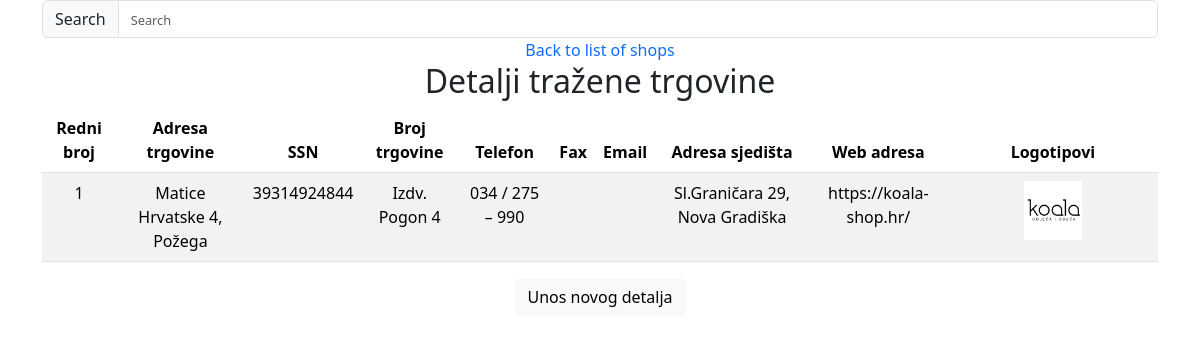
Page /shop_detail.php?shop_name=T.O. Koala Vl. M.Jelic on the committed database.
### tables this page shows
CREATE TABLE `shop_detail` (
  `id` int(11) NOT NULL,
  `shop_name` varchar(255) DEFAULT NULL,
  `address` varchar(255) DEFAULT NULL,
  `ssn` varchar(11) DEFAULT NULL,
  `shop number` varchar(255) DEFAULT NULL,
  `telephone` varchar(255) DEFAULT NULL,
  `fax` varchar(255) DEFAULT NULL,
  `email` varchar(255) DEFAULT NULL,
  `hq_address` varchar(255) DEFAULT NULL,
  `web_page` varchar(255) DEFAULT NULL
);

CREATE TABLE `shop_logo` (
  `id` int(11) NOT NULL,
  `shop_name` varchar(255) NOT NULL,
  `logo1_url` varchar(255) NOT NULL,
  `logo2_url` varchar(255) NOT NULL
);

### dbconn.php (called while the page is built, shortened)
<?php
class DatabaseConnection{
    public $dbconn;
    public function setDbconn( $dbconn) {$this->dbconn = $dbconn;}
	public function getDbconn() {return $this->dbconn;}
}
?>

### shop.php (called while the page is built, shortened)
<?php
include("dbconn.php");
class Shop{
    public $shop_name;
    function __construct($shop_name)
    {
        $this->shop_name=$shop_name;
    }
    function get_shop_name(){
        return $this->shop_name;
    }
    function __destruct()
    {
        $this->shop_name="";
    }
}
?>

### shop_details.php (the view, shortened to what this page needs)
<?php
include("shop.php");
class ShopDetails extends Shop{
private $id;
 public $address;
 private $ssn;
 public $shop_number;
 public $telephone;
 public $fax;
 public $email;
 public $hq_address;
 public $web_page;
 function __construct($id,$shop_name,$address,$ssn,$shop_number,$telephone,$fax,$email,$hq_address,$web_page)
 {
    $this->id=$id;
     $this->address=$address;
     $this->ssn=$ssn;
     $this->shop_number=$shop_number;
     $this->telephone=$telephone;
     $this->fax=$fax;
     $this->email=$email;
     $this->hq_address=$hq_address;
     $this->web_page=$web_page;
 }
 function __destruct()
    {
        $this->address="";
        $this->ssn="";
        $this->shop_number="";
        $this->telephone="";
        $this->fax="";
        $this->email="";
        $this->hq_address="";
        $this->web_page="";
    }
public function getAddress() {return $this->address;}
	public function getSsn() {return $this->ssn;}
	public function getShopNumber() {return $this->shop_number;}
	public function getTelephone() {return $this->telephone;}
	public function getFax() {return $this->fax;}
	public function getEmail() {return $this->email;}
	public function getHqAddress() {return $this->hq_address;}
	public function getWebPage() {return $this->web_page;}
   public function getId() {return $this->id;}
public function setId( $id): void {$this->id = $id++;}
	public function print_table_data(){
        echo "<td>".$this->getId()."</td>";
		echo "<td>".$this->getAddress()."</td>";
        echo "<td>".$this->getSsn()."</td>";
        echo "<td>".$this->getShopNumber()."</td>";
        echo "<td>".$this->getTelephone()."</td>";
        echo "<td>".$this->getFax()."</td>";
        echo "<td>".$this->getEmail()."</td>";
        echo "<td>".$this->getHqAddress()."</td>";
        echo "<td>".$this->getWebPage()."</td>";
    }
}
?>

### functions.php (shortened to what this page needs)
<?php
include("shop_details.php");
function print_shop_details($shop_name)
{
  if (isset($_GET['shop_name'])) {
    include("shop_logo.php");
    $shop = new Shop($shop_name);
    $connection = new DatabaseConnection("localhost", "root", "", "bills", "utf8");
    $connection->connectToDatabase();
    $sql = "SELECT * FROM shop_detail WHERE shop_name='" . $shop->get_shop_name() . "'";
    $query = mysqli_query($connection->getDbconn(), $sql);
    $sql2 = "SELECT * FROM shop_logo WHERE shop_name='" . $shop->get_shop_name() . "'";
    $exe_q = mysqli_query($connection->getDbconn(), $sql2);
    $id = 0;
    echo "<h2>Detalji tražene trgovine</h2>";
    echo "<table class='table table-striped'>";
    echo "<thead><tr><th scope='col'>Redni broj</th><th scope='col'>Adresa trgovine</th><th scope='col'>SSN</th><th scope='col'>Broj trgovine</th><th scope='col'>Telefon</th><th scope='col'>Fax</th>
    <th scope='col'>Email</th>
    <th scope='col'>Adresa sjedišta</th>
    <th scope='col'>Web adresa</th>
    <th scope='col'>Logotipovi</th>
    </tr></thead>";
    echo "<tbody>";
    while ($res = mysqli_fetch_array($query)) {
      echo "<tr>";
      $id++;
      $details = new ShopDetails($id, $shop_name, $res['address'], $res['ssn'], $res['shop number'], $res['telephone'], $res['fax'], $res['email'], $res['hq_address'], $res['web_page']);
      $details->print_table_data();
      while ($res2 = mysqli_fetch_array($exe_q)) {
        $logo = new Shop_Logo($shop_name, $res2['logo1_url'], $res2['logo2_url']);
        $logo->print_logo();
      }
      echo "</tr>";
    }
    echo "</tbody>";
    echo "</table>";
    echo "<p><form method='post'><button class='btn btn-light' name='innsd'>Unos novog detalja</button></form>";
  } else {
    print_navigation();
  }
}

### shop_logo.php (shortened to what this page needs)
<?php
class Shop_Logo extends Shop{
    public $logo1_url;
    public function __construct($shop_name ,$logo1_url,  $logo2_url){
        $this->shop_name=$shop_name;
        $this->logo1_url = $logo1_url;
        $this->logo2_url = $logo2_url;}
	public function getLogo1Url() {return $this->logo1_url;}
	function print_logo(){
       $sn=$this->get_shop_name();
        echo "<td><img src='".$this->getLogo1Url()."' alt='".$sn."' class='logo'></td>";
    }
}
?>

### bills.css (style rules this page uses)
.logo { width: 30%; height: 30%; }

### rows in the picture
shop_detail: address "Matice Hrvatske 4, Požega", ssn "39314924844", shop number "Izdv. Pogon 4", telephone "034 / 275 – 990", hq_address "Sl.Graničara 29, Nova Gradiška", web_page "https://koala-shop.hr/"
shop_logo: logo1_url (picture)
